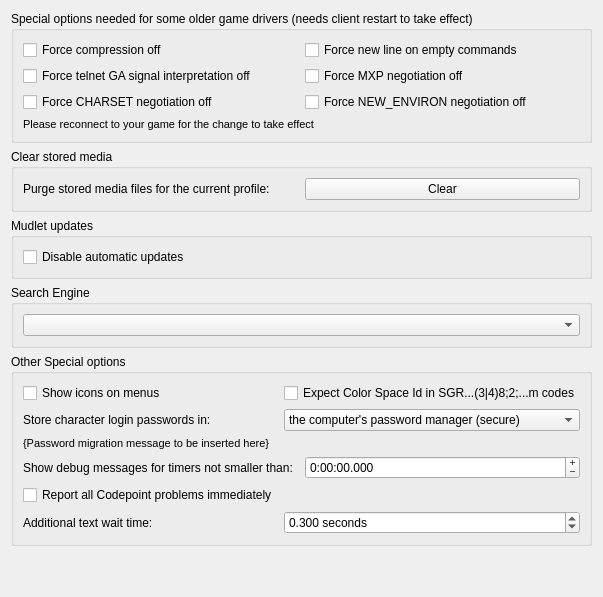
     <widget class="QWidget" name="tab_specialOptions">
      <attribute name="title">
       <string>Special Options</string>
      </attribute>
      <layout class="QVBoxLayout" name="vBoxLayout_tab_specialOptions">
       <item>
        <widget class="QGroupBox" name="groupBox_specialOptions">
         <property name="title">
          <string>Special options needed for some older game drivers (needs client restart to take effect)</string>
         </property>
         <layout class="QGridLayout" name="gridLayout_groupBox_specialOptions">
          <item row="0" column="0">
           <widget class="QCheckBox" name="mFORCE_MCCP_OFF">
            <property name="text">
             <string>Force compression off</string>
            </property>
           </widget>
          </item>
          <item row="0" column="1">
           <widget class="QCheckBox" name="checkBox_mUSE_FORCE_LF_AFTER_PROMPT">
            <property name="toolTip">
             <string>This option adds a line line break &lt;LF&gt; or "
" to your command input on empty commands. This option will rarely be necessary.</string>
            </property>
            <property name="text">
             <string>Force new line on empty commands</string>
            </property>
           </widget>
          </item>
          <item row="1" column="0">
           <widget class="QCheckBox" name="mFORCE_GA_OFF">
            <property name="text">
             <string>Force telnet GA signal interpretation off</string>
            </property>
           </widget>
          </item>
          <item row="1" column="1">
           <widget class="QCheckBox" name="mFORCE_MXP_NEGOTIATION_OFF">
            <property name="text">
             <string>Force MXP negotiation off</string>
            </property>
           </widget>
          </item>
          <item row="2" column="0">
           <widget class="QCheckBox" name="mFORCE_CHARSET_NEGOTIATION_OFF">
            <property name="text">
             <string>Force CHARSET negotiation off</string>
            </property>
           </widget>
          </item>
          <item row="2" column="1">
           <widget class="QCheckBox" name="mForceNewEnvironNegotiationOff">
            <property name="text">
             <string>Force NEW_ENVIRON negotiation off</string>
            </property>
           </widget>
          </item>
          <item row="4" column="0" colspan="2">
           <widget class="QLabel" name="need_reconnect_for_specialoption">
            <property name="enabled">
             <bool>true</bool>
            </property>
            <property name="font">
             <font>
              <pointsize>8</pointsize>
             </font>
            </property>
            <property name="mouseTracking">
             <bool>false</bool>
            </property>
            <property name="text">
             <string>Please reconnect to your game for the change to take effect</string>
            </property>
            <property name="textFormat">
             <enum>Qt::AutoText</enum>
            </property>
            <property name="wordWrap">
             <bool>true</bool>
            </property>
           </widget>
          </item>
         </layout>
        </widget>
       </item>
       <item>
        <widget class="QGroupBox" name="groupBox_purgeMediaCache">
         <property name="title">
          <string>Clear stored media</string>
         </property>
         <layout class="QHBoxLayout" name="hBoxLayout_groupBox_purgeMediaCache">
          <item>
           <widget class="QLabel" name="label_purgeMediaCache">
            <property name="toolTip">
             <string>&lt;p&gt;Media files used with Mudlet's Lua API, Mud Client Media Protocol (MCMP), and Mud Sound Protocol (MSP) are cached with the game profile. You can press this button to clear the media cache. For many games the media will get downloaded again upon demand.&lt;/p&gt;</string>
            </property>
            <property name="text">
             <string>Purge stored media files for the current profile:</string>
            </property>
            <property name="buddy">
             <cstring>buttonPurgeMediaCache</cstring>
            </property>
           </widget>
          </item>
          <item>
           <widget class="QPushButton" name="buttonPurgeMediaCache">
            <property name="toolTip">
             <string>&lt;p&gt;Media files used with Mudlet's Lua API, Mud Client Media Protocol (MCMP), and Mud Sound Protocol (MSP) are cached with the game profile. You can press this button to clear the media cache. For many games the media will get downloaded again upon demand.&lt;/p&gt;</string>
            </property>
            <property name="text">
             <string>Clear</string>
            </property>
           </widget>
          </item>
         </layout>
        </widget>
       </item>
       <item>
        <widget class="QGroupBox" name="groupBox_updates">
         <property name="title">
          <string>Mudlet updates</string>
         </property>
         <layout class="QVBoxLayout" name="vBoxLayout_groupBox_updates">
          <item>
           <widget class="QCheckBox" name="checkbox_noAutomaticUpdates">
            <property name="text">
             <string>Disable automatic updates</string>
            </property>
           </widget>
          </item>
         </layout>
        </widget>
       </item>
       <item>
        <widget class="QGroupBox" name="groupbox_searchEngineSelection">
         <property name="title">
          <string>Search Engine</string>
         </property>
         <layout class="QVBoxLayout" name="verticalLayout_searchEngineSelection">
          <item>
           <widget class="QComboBox" name="search_engine_combobox"/>
          </item>
         </layout>
        </widget>
       </item>
       <item>
        <widget class="QGroupBox" name="groupBox_debug">
         <property name="title">
          <string>Other Special options</string>
         </property>
         <layout class="QGridLayout" name="gridLayout_groupBox_debug">
          <item row="0" column="0">
           <widget class="QCheckBox" name="checkBox_showIconsOnMenus">
            <property name="text">
             <string>Show icons on menus</string>
            </property>
            <property name="checkable">
             <bool>true</bool>
            </property>
            <property name="checked">
             <bool>false</bool>
            </property>
            <property name="tristate">
             <bool>true</bool>
            </property>
           </widget>
          </item>
          <item row="0" column="1">
           <widget class="QCheckBox" name="checkBox_expectCSpaceIdInColonLessMColorCode">
            <property name="toolTip">
             <string>&lt;p&gt;Some MUDs use a flawed interpretation of the ANSI Set Graphics Rendition (&lt;b&gt;SGR&lt;/b&gt;) code sequences for 16M color mode which only uses semi-colons and not colons to separate parameter elements i.e. instead of using a code in the form: &lt;br&gt;&lt;tt&gt;\e[&lt;/tt&gt;...&lt;tt&gt;38:2:&lt;/tt&gt;&amp;lt;Color Space Id&amp;gt;&lt;tt&gt;:&lt;/tt&gt;&amp;lt;Red&amp;gt;&lt;tt&gt;:&lt;/tt&gt;&amp;lt;Green&amp;gt;&lt;tt&gt;:&lt;/tt&gt;&amp;lt;Blue&amp;gt;&lt;tt&gt;:&lt;/tt&gt;&amp;lt;Unused&amp;gt;&lt;tt&gt;:&lt;/tt&gt;&amp;lt;Tolerance&amp;gt;&lt;tt&gt;:&lt;/tt&gt;&amp;lt;Tolerance Color Space (0=CIELUV; 1=CIELAB)&amp;gt;&lt;tt&gt;;&lt;/tt&gt;...&lt;tt&gt;m&lt;/tt&gt;&lt;br&gt;where the &lt;i&gt;Color Space Id&lt;/i&gt; is expected to be an empty string to specify the usual (default) case and all of the &lt;i&gt;Parameter Elements&lt;/i&gt; (the "2" and the values in the &lt;tt&gt;&amp;lt;...&amp;gt;&lt;/tt&gt;s) may, technically, be omitted; they use: &lt;br&gt;&lt;tt&gt;\e[&lt;/tt&gt;...&lt;tt&gt;38;2;&lt;/tt&gt;&amp;lt;Red&amp;gt;&lt;tt&gt;;&lt;/tt&gt;&amp;lt;Green&amp;gt;&lt;tt&gt;;&lt;/tt&gt;&amp;lt;Blue&amp;gt;&lt;tt&gt;;&lt;/tt&gt;...&lt;tt&gt;m&lt;/tt&gt;&lt;br&gt;or: &lt;br&gt;&lt;tt&gt;\e[&lt;/tt&gt;...&lt;tt&gt;38;2;&lt;/tt&gt;&amp;lt;Color Space Id&amp;gt;&lt;tt&gt;;&lt;/tt&gt;&amp;lt;Red&amp;gt;&lt;tt&gt;;&lt;/tt&gt;&amp;lt;Green&amp;gt;&lt;tt&gt;;&lt;/tt&gt;&amp;lt;Blue&amp;gt;&lt;tt&gt;;&lt;/tt&gt;...&lt;tt&gt;m&lt;/tt&gt;&lt;/p&gt;&lt;p&gt;It is not possible to reliably detect the difference between these two so checking this option causes Mudlet to expect the last one with the additional (but empty!) parameter.&lt;/p&gt;</string>
            </property>
            <property name="text">
             <string>Expect Color Space Id in SGR...(3|4)8;2;...m codes</string>
            </property>
           </widget>
          </item>
          <item row="1" column="0">
           <widget class="QLabel" name="label_store_passwords_in">
            <property name="text">
             <string>Store character login passwords in:</string>
            </property>
            <property name="buddy">
             <cstring>comboBox_store_passwords_in</cstring>
            </property>
           </widget>
          </item>
          <item row="1" column="1">
           <widget class="QComboBox" name="comboBox_store_passwords_in">
            <item>
             <property name="text">
              <string>the computer's password manager (secure)</string>
             </property>
            </item>
            <item>
             <property name="text">
              <string>plaintext with the profile (portable)</string>
             </property>
            </item>
           </widget>
          </item>
          <item row="2" column="0" colspan="2">
           <widget class="QLabel" name="label_password_migration_notification">
            <property name="font">
             <font>
              <pointsize>8</pointsize>
             </font>
            </property>
            <property name="text">
             <string notr="true" extracomment="This text does not need to be translated as it is overwritten when used by the associated C++ class dlgProfilePreferences">{Password migration message to be inserted here}</string>
            </property>
           </widget>
          </item>
          <item row="3" column="0" colspan="2">
           <widget class="QWidget" name="widget_timerDebugOutputMinimumInterval" native="true">
            <layout class="QHBoxLayout" name="horizontalLayout_timerDebugOutputMinimumInterval" stretch="0,1">
             <property name="leftMargin">
              <number>0</number>
             </property>
             <property name="topMargin">
              <number>0</number>
             </property>
             <property name="rightMargin">
              <number>0</number>
             </property>
             <property name="bottomMargin">
              <number>0</number>
             </property>
             <item>
              <widget class="QLabel" name="label_timerDebugOutputMinimumInterval">
               <property name="sizePolicy">
                <sizepolicy hsizetype="Preferred" vsizetype="Preferred">
                 <horstretch>1</horstretch>
                 <verstretch>0</verstretch>
                </sizepolicy>
               </property>
               <property name="toolTip">
                <string comment="The term in '...' refer to a Mudlet specific thing and ought to match the corresponding translation elsewhere.">&lt;p&gt;Show 'LUA OK' messages for Timers with the specified minimum interval (h:mm:ss.zzz), the minimum value (the default) shows all such messages but can render the &lt;i&gt;Central Debug Console&lt;/i&gt; useless if there is a very small interval timer running.&lt;/p&gt;</string>
               </property>
               <property name="text">
                <string>Show debug messages for timers not smaller than:</string>
               </property>
               <property name="buddy">
                <cstring>timeEdit_timerDebugOutputMinimumInterval</cstring>
               </property>
              </widget>
             </item>
             <item>
              <widget class="QTimeEdit" name="timeEdit_timerDebugOutputMinimumInterval">
               <property name="sizePolicy">
                <sizepolicy hsizetype="MinimumExpanding" vsizetype="Fixed">
                 <horstretch>0</horstretch>
                 <verstretch>0</verstretch>
                </sizepolicy>
               </property>
               <property name="wrapping">
                <bool>true</bool>
               </property>
               <property name="alignment">
                <set>Qt::AlignLeading|Qt::AlignLeft|Qt::AlignVCenter</set>
               </property>
               <property name="buttonSymbols">
                <enum>QAbstractSpinBox::PlusMinus</enum>
               </property>
               <property name="accelerated">
                <bool>true</bool>
               </property>
               <property name="showGroupSeparator" stdset="0">
                <bool>true</bool>
               </property>
               <property name="currentSection">
                <enum>QDateTimeEdit::HourSection</enum>
               </property>
               <property name="displayFormat">
                <string comment="Used to set a time interval only">h:mm:ss.zzz</string>
               </property>
              </widget>
             </item>
            </layout>
           </widget>
          </item>
          <item row="4" column="0">
           <widget class="QCheckBox" name="checkBox_debugShowAllCodepointProblems">
            <property name="toolTip">
             <string>&lt;p&gt;If checked this will cause all problem Unicode codepoints to be reported in the debug output as they occur; if cleared then each different one will only be reported once and summarized in as a table when the console in which they occurred is finally destroyed (when the profile is closed).&lt;/p&gt;</string>
            </property>
            <property name="text">
             <string>Report all Codepoint problems immediately</string>
            </property>
           </widget>
          </item>
          <item row="5" column="0">
           <widget class="QLabel" name="label_networkPacketTimeout">
            <property name="text">
             <string>Additional text wait time:</string>
            </property>
            <property name="buddy">
             <cstring>doubleSpinBox_networkPacketTimeout</cstring>
            </property>
           </widget>
          </item>
          <item row="5" column="1">
           <widget class="QDoubleSpinBox" name="doubleSpinBox_networkPacketTimeout">
            <property name="toolTip">
             <string>&lt;p&gt;&lt;i&gt;Go-Ahead&lt;/i&gt; (&lt;tt&gt;GA&lt;/tt&gt;) and &lt;i&gt;End-of-record&lt;/i&gt; (&lt;tt&gt;EOR&lt;/tt&gt;) signalling tells Mudlet when the game server is done sending text. On games that do not provide &lt;tt&gt;GA&lt;/tt&gt; or &lt;tt&gt;EOR&lt;/tt&gt;, this option controls how long Mudlet will wait for more text to arrive. Greater values will help reduce the risk that Mudlet will split a large piece of text (with unintended line-breaks in the middle) which can stop some triggers from working. Lesser values increases the risk of text getting broken up, but may make the game feel more responsive.&lt;/p&gt;&lt;p&gt;&lt;i&gt;The default value, which was what Mudlet used before this control was added, is 0.300 Seconds.&lt;/i&gt;&lt;/p&gt;</string>
            </property>
            <property name="suffix">
             <string extracomment="For most locales a space should be included so that the text is separated from the number!"> seconds</string>
            </property>
            <property name="decimals">
             <number>3</number>
            </property>
            <property name="minimum">
             <double>0.010000000000000</double>
            </property>
            <property name="maximum">
             <double>0.500000000000000</double>
            </property>
            <property name="singleStep">
             <double>0.010000000000000</double>
            </property>
            <property name="value">
             <double>0.300000000000000</double>
            </property>
           </widget>
          </item>
         </layout>
        </widget>
       </item>
       <item>
        <spacer name="verticalSpacer_specialOptions">
         <property name="orientation">
          <enum>Qt::Vertical</enum>
         </property>
         <property name="sizeHint" stdset="0">
          <size>
           <width>20</width>
           <height>40</height>
          </size>
         </property>
        </spacer>
       </item>
      </layout>
     </widget>
